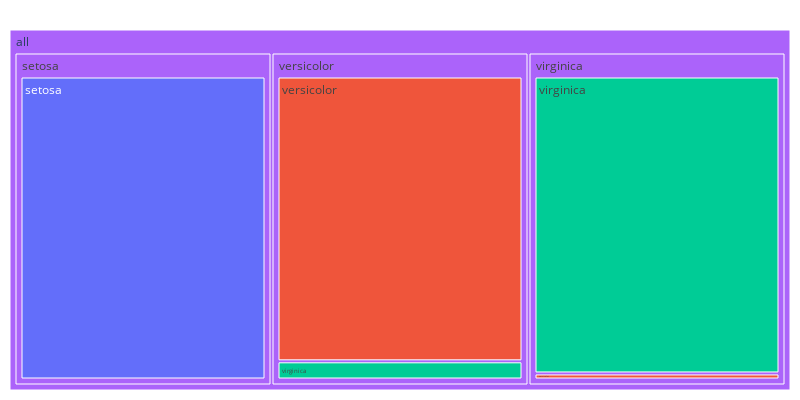

The notebook cell this image was saved under:
### Code cell
def plot_crosstab_treemap(crosstab):
    melted = pd.melt(cmdf.reset_index(), id_vars='index')
    import plotly.express as px
    fig = px.treemap(melted, 
                    path=[px.Constant("all"), 'index', 'variable'], values='value', 
                    color='variable'
                    )
    fig.update_traces(root_color="lightgrey")
    fig.update_layout(
        autosize=False,
        width=800,
        height=400,
        margin={'t':30,'b':10,'l':10,'r':10})
    fig.show()

plot_crosstab_treemap(cmdf)

### Figure 1 — Plotly figure (JSON) as saved in the notebook; plotly's stock layout.template omitted (floating-point values rounded to 4 significant figures)
{"data": [{"branchvalues": "total", "customdata": [["setosa"], ["setosa"], ["setosa"], ["versicolor"], ["versicolor"], ["versicolor"], ["virginica"], ["virginica"], ["virginica"], ["(?)"], ["(?)"], ["(?)"], ["(?)"]], "domain": {"x": [0, 1], "y": [0, 1]}, "hovertemplate": "labels=%{label}<br>value=%{value}<br>parent=%{parent}<br>id=%{id}<br>variable=%{customdata[0]}<extra></extra>", "ids": ["all/setosa/setosa", "all/versicolor/setosa", "all/virginica/setosa", "all/setosa/versicolor", "all/versicolor/versicolor", "all/virginica/versicolor", "all/setosa/virginica", "all/versicolor/virginica", "all/virginica/virginica", "all/setosa", "all/versicolor", "all/virginica", "all"], "labels": ["setosa", "setosa", "setosa", "versicolor", "versicolor", "versicolor", "virginica", "virginica", "virginica", "setosa", "versicolor", "virginica", "all"], "marker": {"colors": ["#636efa", "#636efa", "#636efa", "#EF553B", "#EF553B", "#EF553B", "#00cc96", "#00cc96", "#00cc96", "#ab63fa", "#ab63fa", "#ab63fa", "#ab63fa"]}, "name": "", "parents": ["all/setosa", "all/versicolor", "all/virginica", "all/setosa", "all/versicolor", "all/virginica", "all/setosa", "all/versicolor", "all/virginica", "all", "all", "all", ""], "root": {"color": "lightgrey"}, "type": "treemap", "values": [50, 0, 0, 0, 47, 1, 0, 3, 49, 50, 50, 50, 150]}], "layout": {"autosize": false, "height": 400, "legend": {"tracegroupgap": 0}, "margin": {"b": 10, "l": 10, "r": 10, "t": 30}, "width": 800}}
